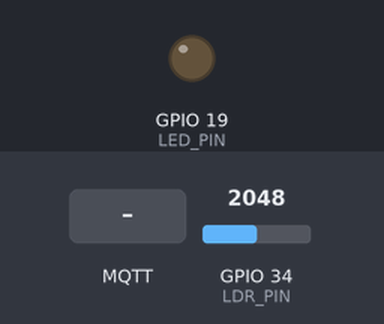
Recording of a sketch running on a simulated ESP32. Parts: output pins drawn as LEDs (lit = HIGH). The inputs (shaded band) are chosen by the test bench; at power-on: GPIO 34 (LDR_PIN) = 2048. WiFi joins after 1.5 s; servers stay silent unless stated; random numbers use the default seed unless the sketch sets one; no MQTT or app messages arrive unless stated; not simulated (calls return 0 or success): env.h; names the files do not define were given values by the test bench: BROKER_PORT = 1883; what the sketch prints to the serial monitor is not drawn.

Above: at 2.8 s.
2.9 s: MQTT message "Ambiente escuro" arrives on the first subscribed topic
At 4.4 s:
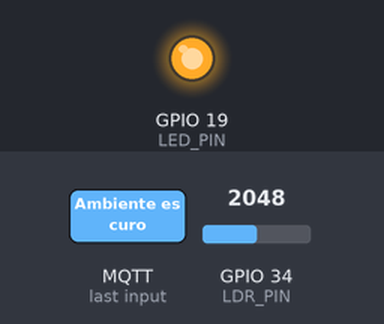
5.1 s: MQTT message "Ambiente claro" arrives on the first subscribed topic
At 6.1 s:
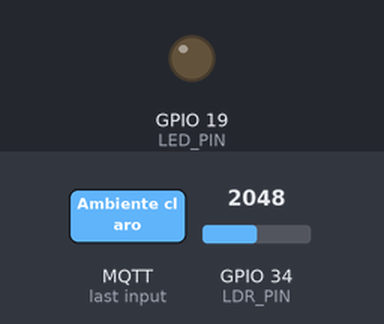
Timing chart, 0 to 8.1 s (numbered marks = the images above; inputs shaded):
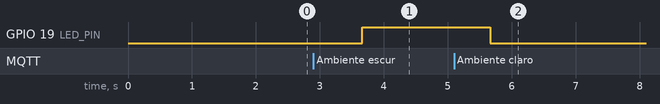

Measured:
- after the input at 2.9 s, GPIO 19 (LED_PIN): LOW → HIGH after 0.76 s
- after the input at 5.1 s, GPIO 19 (LED_PIN): HIGH → LOW after 0.57 s

The sketch:

placa_1.ino
```cpp
#include <WiFi.h>
#include <WiFiClientSecure.h>
#include <PubSubClient.h>
#include "env.h"


WiFiClientSecure client;
PubSubClient mqtt(client);

const byte LDR_PIN = 34;
const byte LED_PIN = 19;

void setup() {
  Serial.begin(115200);

  pinMode(LDR_PIN,INPUT);
  pinMode(LED_PIN,OUTPUT);

  client.setInsecure();
  Serial.println("Conectando ao WiFi"); //apresenta essa msg na tela
  WiFi.begin(WIFI_SSID,WIFI_PASS);  //tenta conectar na rede
  while(WiFi.status() != WL_CONNECTED){
    Serial.print("."); //Mostra "......."
    delay(200);
  }
  Serial.println("\nConectado com Sucesso!");

  mqtt.setServer(BROKER_URL,BROKER_PORT);
  String BoardID = "Trem";
  BoardID += String(random(0xffff),HEX);
  mqtt.connect(BoardID.c_str() , BROKER_USER  , BROKER_PASS);

  while(!mqtt.connected()){
    Serial.print(".");
    delay(200);
  }
  mqtt.setCallback(callback);
  mqtt.subscribe(TOPIC_ILUM); //recebe a mensagem
  Serial.println("\nConectado ao Broker!");

}

void loop() {
  // put your main code here, to run repeatedly:
  mqtt.publish(TOPIC_ILUM , lerLDR(LDR_PIN)); //envia mensagens
  mqtt.publish(TOPIC_PRESEN , "Presente");

  mqtt.publish(TOPIC_UMID , "Umido");
  mqtt.publish(TOPIC_TEMP , "Temperatura");


  mqtt.loop();
  delay(1000);

}

void callback(char* topic, byte* payload, unsigned int length){     //processa a mensagem recebida
  String msg = "";
  for(int i = 0; i < length; i++){
    msg += (char) payload[i];
  }
  Serial.print("Recebido: ");
  Serial.println(msg);
  if(strcmp(topic, TOPIC_ILUM) == 0 && msg.equals("Ambiente escuro")){
    digitalWrite(LED_PIN,HIGH);
  }else if(strcmp(topic, TOPIC_ILUM) == 0 && msg.equals("Ambiente claro")){
    digitalWrite(LED_PIN,LOW);
 }
}

char* lerLDR(byte pino){
  int leituraLDR = analogRead(pino);
  float tensao = (leituraLDR * 3.3) / 4095.0;

  if (leituraLDR > 2000) {
    return "Ambiente escuro";
  } else {
    return "Ambiente claro";
  }
}
```
